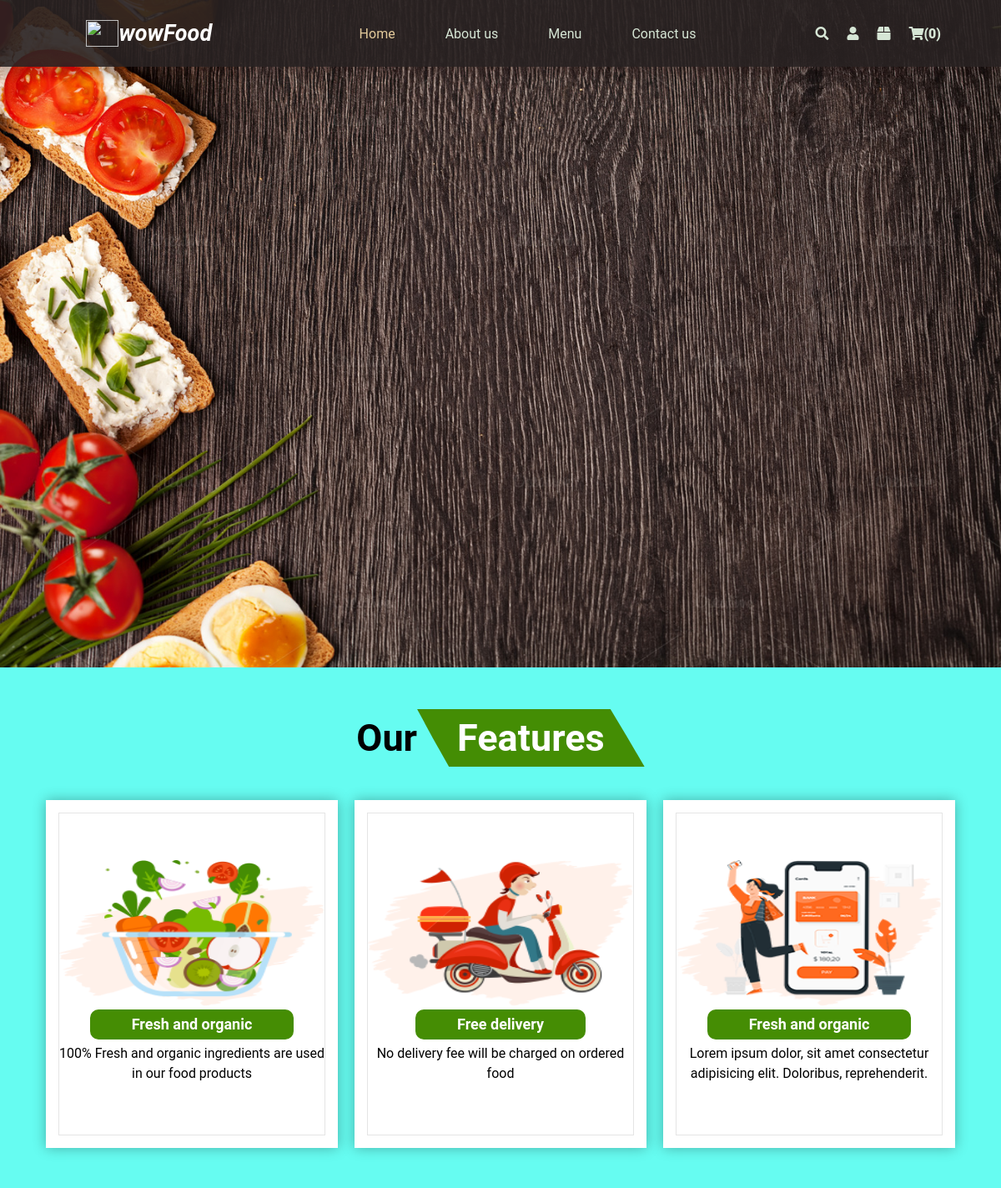
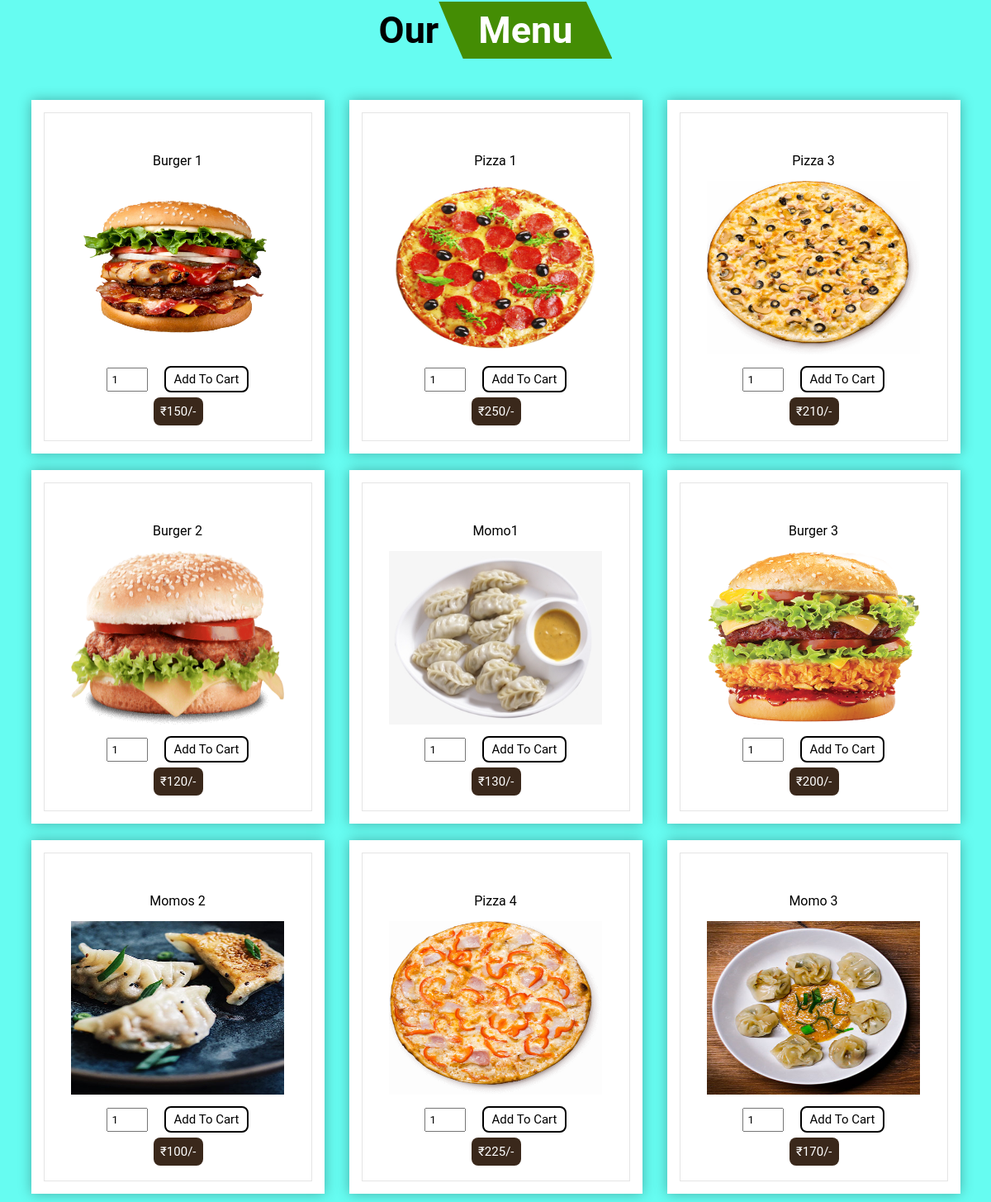
Page /project/index.php on the committed database (2 pictures, top to bottom).
### tables this page shows
CREATE TABLE `products` (
  `id` int(100) NOT NULL,
  `name` varchar(100) NOT NULL,
  `price` int(10) NOT NULL,
  `image` varchar(100) NOT NULL
);

### project/index.php (the view, shortened to what this page needs)
<?php include'config.php';
if(isset($_SESSION['user_id'])){
    $user_id= $_SESSION['user_id'];
}else{
    $user_id='';
}
?>
<!DOCTYPE html>
<html lang="en">
<head>
    <link rel="stylesheet" href="css/style.css">
    <link rel="stylesheet" href="https://pro.fontawesome.com/releases/v5.10.0/css/all.css">
</head>
<body>
    <?php
    include ('config.php');
    ?>
    <nav class="background navbar">
        <div class="logo">
            <img src="Images/mainlogo.png" alt="">
            <h2>wowFood</h2>
        </div>
        <ul class="left-nav">
            <li><a class="active" href="#box1">Home</a></li>
            <li><a href="#features">About us</a></li>
            <li><a href="#menu">Menu</a></li>
            <li><a href="#contact">Contact us</a></li>
        </ul>
        <div class="icons">
        <?php
            $count_cart_items = $conn->prepare("SELECT * FROM `cart` WHERE user_id = ?");
            $count_cart_items->execute([$user_id]);
            $total_cart_items = $count_cart_items->rowCount();
         ?>
            <i id="search-btn" class="fa fa-search" aria-hidden="true"></i>
            <i id="login" class="fa fa-user" aria-hidden="true"></i>
            <i id="order" class="fa fa-box" aria-hidden="true"></i>
            <i id="shop" class="fa fa-shopping-cart" aria-hidden="true"><span>(<?= $total_cart_items; ?>)</span></i>
        </div>
    </nav>
    <section class="box1" id="box1">
    </section>
    <section class="features" id="features">
        <h1 class="f-heading">Our<span>Features</span></h1>
        <div class="box-container">
            <div class="box" >
                <img src="Images/feature-img-1.png" alt="">
                <h3>Fresh and organic</h3>
                <p>100% Fresh and organic ingredients are used in our food products</p>
            </div>
            <div class="box" >
                <img src="Images/feature-img-2.png" alt="">
                <h3>Free delivery</h3>
                <p>No delivery fee will be charged on ordered food</p>
            </div>
            <div class="box" >
                <img src="Images/feature-img-3.png" alt="">
                <h3>Fresh and organic</h3>
                <p>Lorem ipsum dolor, sit amet consectetur adipisicing elit. Doloribus, reprehenderit.</p>
            </div>
        </div>
    </section>
    <section class="menu" id="menu">
        <h1 class="f-heading">Our<span>Menu</span></h1>
        <div class="box-container">
        <?php
         $select_products = $conn->prepare("SELECT * FROM `products`");
         $select_products->execute();
         if($select_products->rowCount() > 0){
            while($fetch_products = $select_products->fetch(PDO::FETCH_ASSOC)){
      ?>
            <div class="box">
                <div class="price">₹<span><?= $fetch_products['price'] ?></span>/-</div>
                <div class="food-name"><?= $fetch_products['name'] ?></div>
                <img src="uploaded_img/<?= $fetch_products['image'] ?>" alt="">
                <form action="" method="post">
                    <input type="number" min="1" max="100" value="1" onkeypress="if(this.value.length == 2) return false;" class="qty" name="s-qty">
                    <input type="submit" name="food-submit" value="Add to cart" class="btn">
                </form>
            </div>
            <?php
         }
      }else{
         echo '<p class="empty">no products added yet!</p>';
      }
      ?>
        </div>
    </section>
</body>
</html>

### project/css/style.css (style rules this page uses)
* { box-sizing: border-box; margin: 0; padding: 0; font-family: 'Roboto', sans-serif; }
html { scroll-behavior: smooth; }
:root { --text: rgb(214, 230, 213); --texthover: rgb(228, 203, 156); }
body { background-color: #66FCF1; }
a { text-decoration: none; color: black; }
.navbar { z-index: 212; position: fixed; display: flex; height: 10vh; width: 100%; justify-content:space-between; padding: 20px 60px; }
.background { box-shadow: 0 10px 11px rgba(20, 1, 1, 0.2); background: rgba(41, 34, 34,0.9); }
.logo { display: flex; cursor: pointer; align-items: center; justify-content: center; width: 22%; font-size: 18px; color: white; }
.logo h2 { font-style: italic; }
.logo img { height: 32px; width: 39px; }
.left-nav { display: flex; align-items: center; justify-content: center; }
.left-nav li { position: relative; padding: 0px 30px; list-style: none; }
.left-nav li a { color: var(--text); text-decoration: none; transition: all 0.2s ease-in ; }
.left-nav li a.active, .left-nav li a:hover { color: var(--texthover); transition: all 0.2s ease-in ; }
.icons { display: flex; justify-content: center; align-items: center; }
.icons i { margin-right: 2px; padding: 5px 10px; color: var(--text); cursor: pointer; transition: all 0.5s ease ; }
.left-nav li a.active { color: var(--texthover); }
.btn { margin: 10px 0; display: inline-block; padding: 5px 10px; font-size: 15px; border: 2px solid black; border-radius: .5rem; background: none; text-transform: capitalize; cursor: pointer; transition: 0.2s all ease; }
.box1 { background: url(../Images/navbg.jpg); height: 100vh; width: 100%; background-size: cover; display: flex; color: white; }
.f-heading { text-align: center; padding-top: 50px; padding-bottom: 40px; font-size: 45px; }
.f-heading span { background-color: #448d04; color: #fff; display: inline-block; padding: .5rem 3rem; clip-path: polygon(85% 0, 92% 46%, 100% 100%, 14% 100%, 7% 51%, 0% 0%); }
.features .box-container { display: flex; justify-content: center; align-items: center; flex-wrap: wrap; }
.features .box-container .box { width: 350px; margin: 0 10px; padding: 4.5rem 1rem; background-color: #fff; outline:.1rem solid rgba(0,0,0,.1) ; outline-offset: -1rem; text-align: center; box-shadow: 0px 0px 15px rgba(0, 0, 0, 0.3); transition: all 0.3s ease-in-out; }
.features .box-container .box h3 { line-height: 2; font-size: 18px; display: inline-block; padding: 0px 50px; color: white; background-color: #458d04; border-radius: 10px; }
.features .box-container .box p { margin: 5px 0; line-height: 1.5; }
.features .box-container .box img { height: 175px; width: 100%; }
.menu .box-container { display: flex; justify-content: center; align-items: center; flex-wrap: wrap; }
.menu .box-container .box { width: 355px; margin: 10px 15px; padding: 4rem 1rem; background-color: #fff; outline:.1rem solid rgba(0,0,0,.1) ; outline-offset: -1rem; text-align: center; box-shadow: 0px 0px 15px rgba(0, 0, 0, 0.3); transition: all 0.3s ease-in-out; position: relative; }
.menu .box-container .box img { height: 210px; width: 80%; }
.menu .box-container .box .price { background-color: #3a281b; color: white; border-radius: .5rem; padding: 8px; font-size: 15px; position: absolute; top: 360px; right: 147px; }
.menu .box-container .box .food-name { margin-bottom: 15px; }
.menu .box-container .box form { display: flex; justify-content: center; align-items: center; }
.menu .box-container .box form .qty { padding: 5px; width: 50px; margin-right: 20px; }

### rows in the picture
products: price "150", name "Burger 1", image (picture)
products: price "250", name "Pizza 1", image (picture)
products: price "210", name "Pizza 3", image (picture)
products: price "120", name "Burger 2", image (picture)
products: price "130", name "Momo1", image (picture)
products: price "200", name "Burger 3", image (picture)
products: price "100", name "Momos 2", image (picture)
products: price "225", name "Pizza 4", image (picture)
products: price "170", name "Momo 3", image (picture)

### other values in the picture
$total_cart_items "0"
